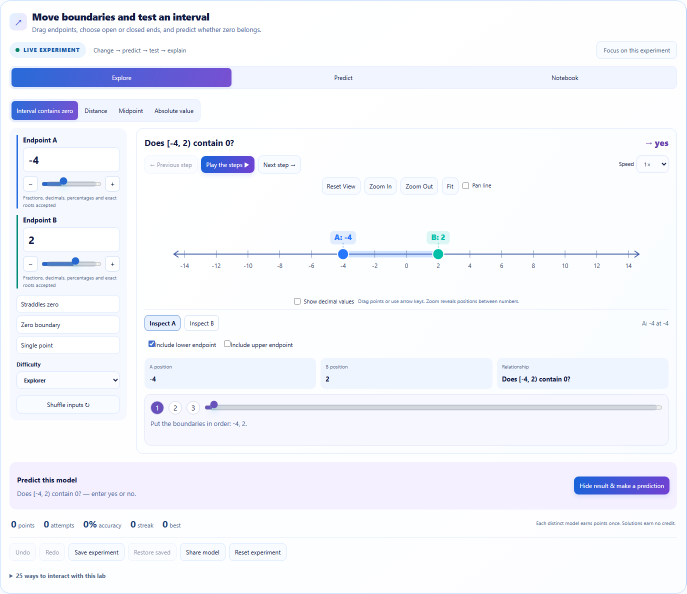
#> input picture artifacts/number-systems-interactions/absolute-distance-intervals-full-experiment.png, 1373 x 1188 px (shown at 1/2 size); its folder holds only this picture in this run
$ python contact.py
#> lines starting #> are read from the running program, lines starting #| are printed output that depends on the picture
from PIL import Image, ImageDraw
from pathlib import Path
root = Path(__file__).parent
files = sorted(root.glob('*-full-experiment.png'))
for start in range(0, len(files), 4):
    sheet = Image.new('RGB', (1600, 1440), '#edf3fb')
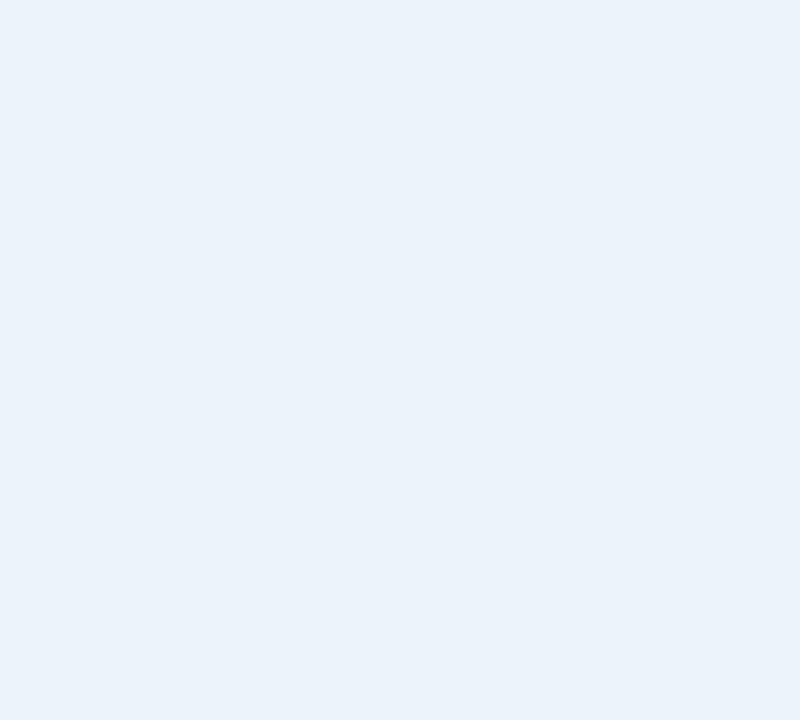
#> sheet: PIL image 1600x1440 RGB (shown at 1/2 size); mean R, G, B 237, 243, 251
    pen = ImageDraw.Draw(sheet)
    for index, file in enumerate(files[start:start+4]):
        picture = Image.open(file).convert('RGB')
#> picture is the input picture: PIL image 1373x1188 RGB; mean R, G, B 242.9, 244.9, 251.9
        picture.thumbnail((780, 680))
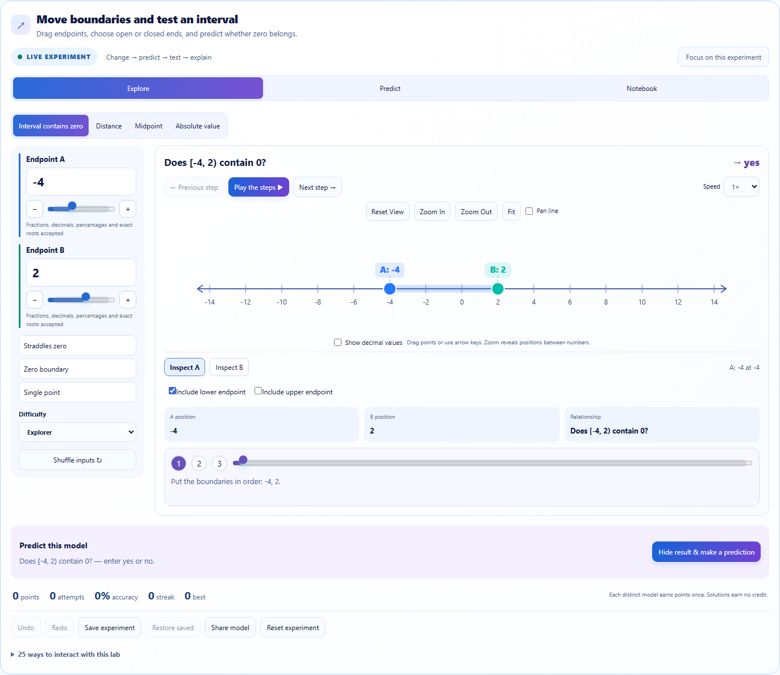
#> picture: PIL image 780x675 RGB; mean R, G, B 242.9, 244.8, 251.8
        col, row = index % 2, index // 2
        pen.text((col*800+12, row*720+7), file.stem, fill='#1c335b')
        sheet.paste(picture, (col*800+10, row*720+30))
    sheet.save(root / f'review-{start//4+1}.jpg')

$ run again, on artifacts/number-systems-interactions/hierarchy-full-experiment.png
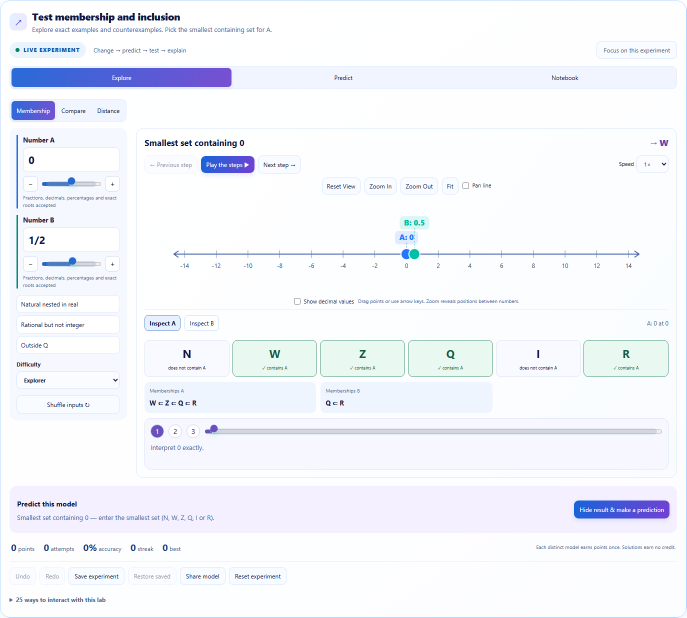
#> input picture artifacts/number-systems-interactions/hierarchy-full-experiment.png, 1373 x 1235 px (shown at 1/2 size)
#> picture is the input picture: PIL image 1373x1235 RGB; mean R, G, B 242.8, 245.2, 251.4
#> `picture.thumbnail((780, 680))`:
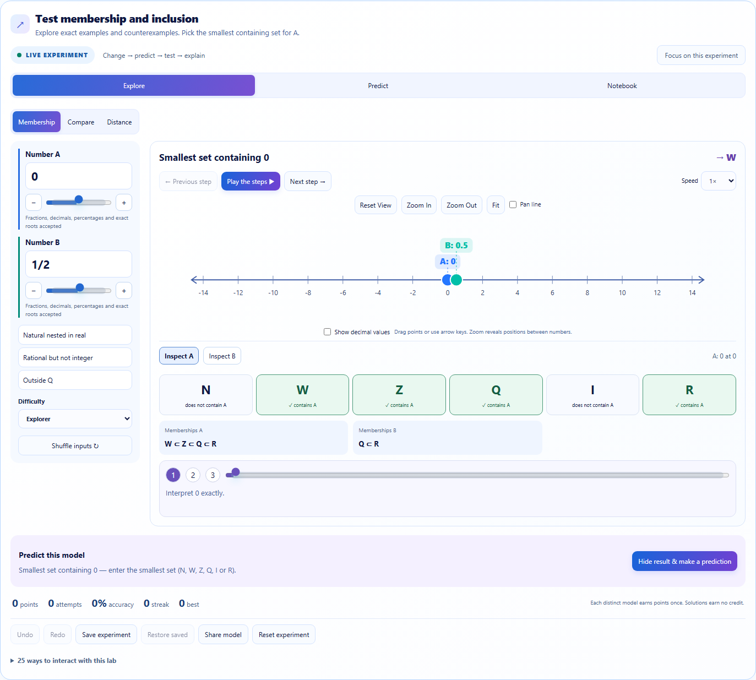
#> picture: PIL image 756x680 RGB; mean R, G, B 242.8, 245.1, 251.3

$ run again, on artifacts/number-systems-interactions/home-full-experiment.png
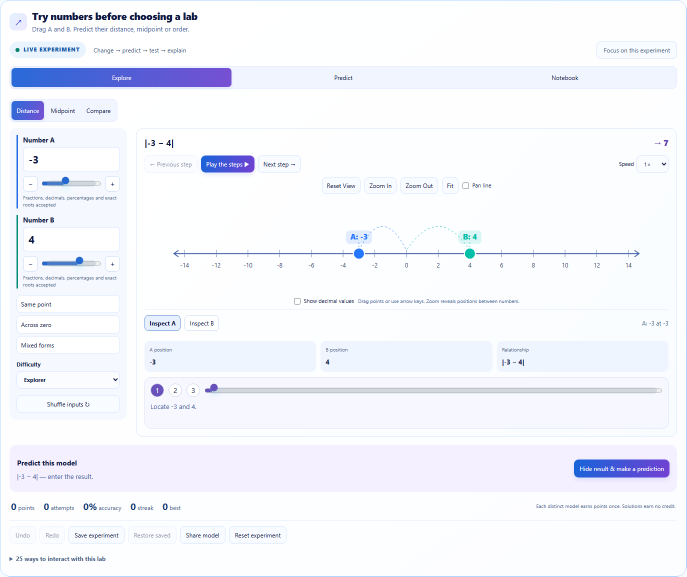
#> input picture artifacts/number-systems-interactions/home-full-experiment.png, 1373 x 1153 px (shown at 1/2 size)
#> picture is the input picture: PIL image 1373x1153 RGB; mean R, G, B 243.4, 245.3, 252.2
#> `picture.thumbnail((780, 680))`:
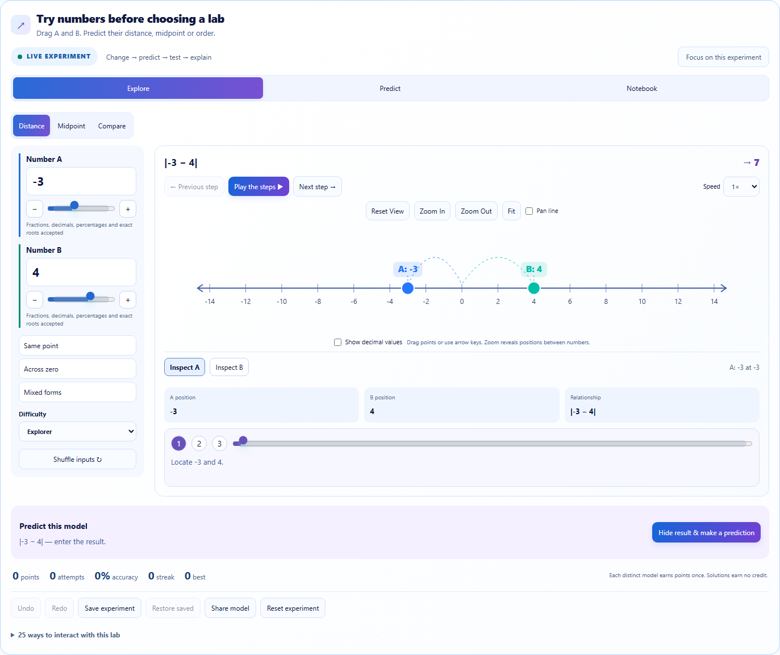
#> picture: PIL image 780x655 RGB; mean R, G, B 243.4, 245.3, 252.1

$ run again, on artifacts/number-systems-interactions/integers-full-experiment.png
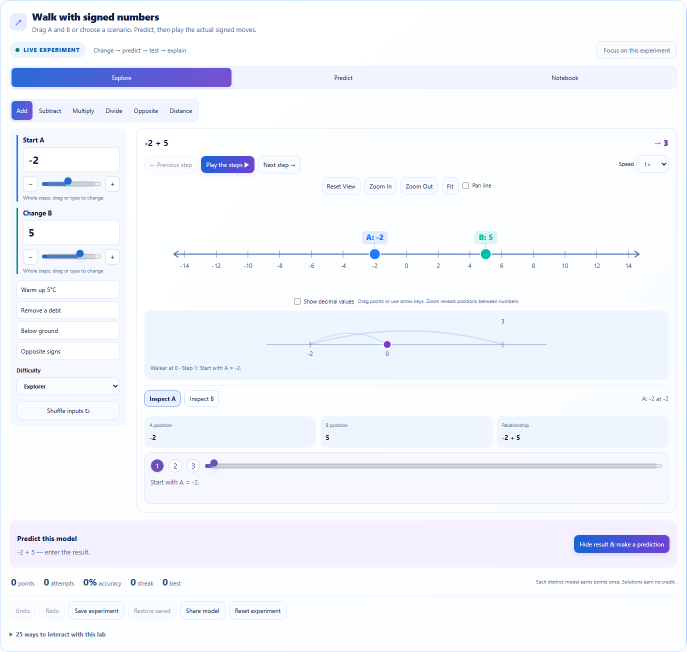
#> input picture artifacts/number-systems-interactions/integers-full-experiment.png, 1373 x 1304 px (shown at 1/2 size)
#> picture is the input picture: PIL image 1373x1304 RGB; mean R, G, B 243.2, 245.5, 252.5
#> `picture.thumbnail((780, 680))`:
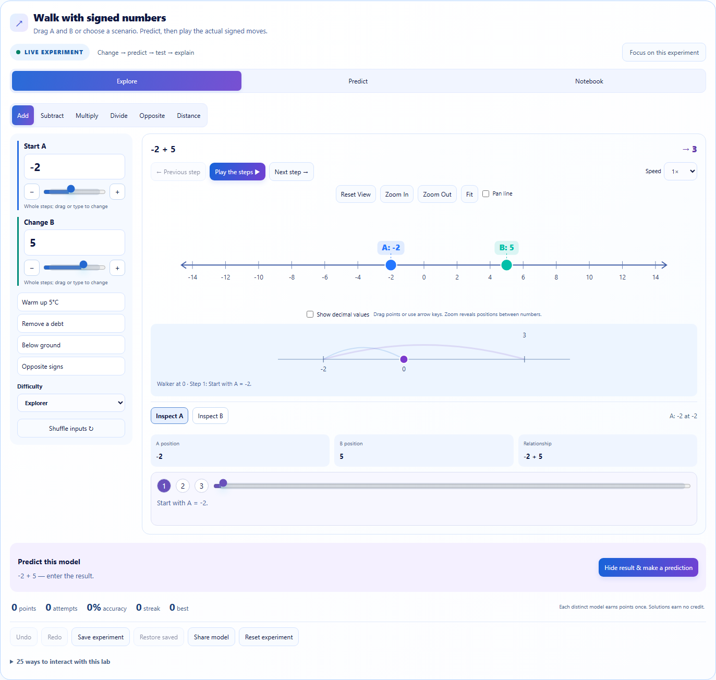
#> picture: PIL image 716x680 RGB; mean R, G, B 243.2, 245.6, 252.4
